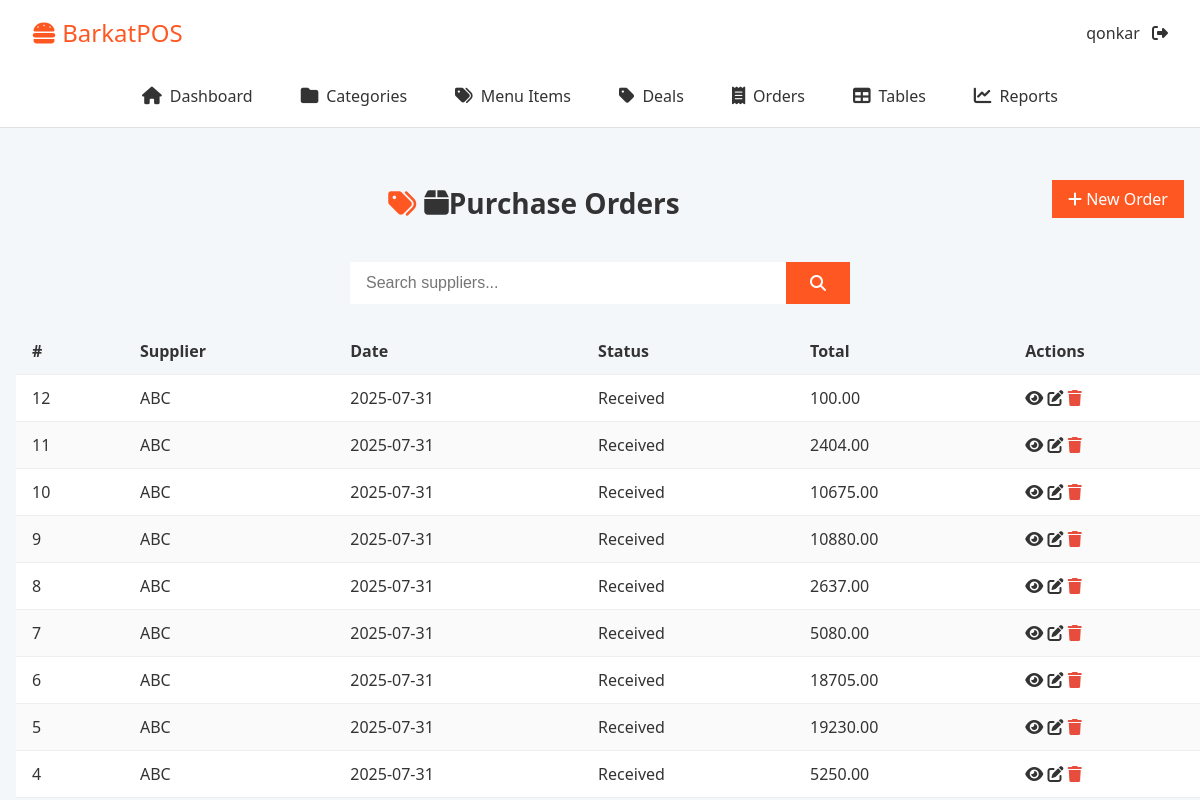
/purchase-orders/ (signed in), run on an earlier commit of the app's database.
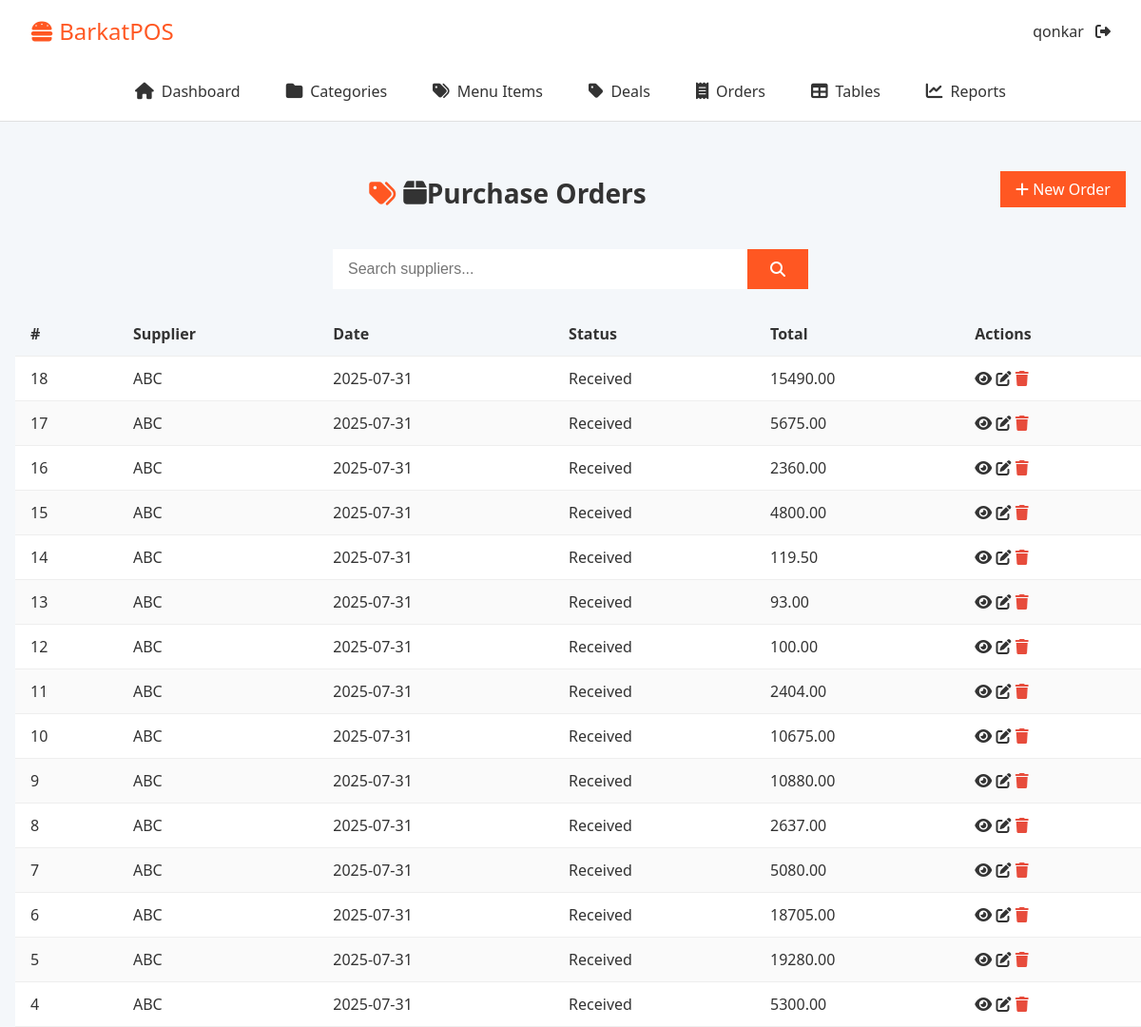
And on a later commit of the database.
### core/models.py (models this page shows, shortened)
class PurchaseOrder(models.Model):
    supplier   = models.ForeignKey(Supplier, on_delete=models.PROTECT, related_name="purchase_orders")
    created_by = models.ForeignKey(
        settings.AUTH_USER_MODEL,
        on_delete=models.PROTECT,
        related_name="purchase_orders"
    )
    created_at  = models.DateTimeField(auto_now_add=True)
    total_cost  = models.DecimalField(max_digits=10, decimal_places=2, default=0)
    status      = models.CharField(max_length=20,
                                   choices=[('pending','Pending'),
                                            ('received','Received')],
                                   default='received')

class Supplier(models.Model):
    name = models.CharField(max_length=200, unique=True)
    contact_number = models.CharField(max_length=20, blank=True, null=True)
    email = models.EmailField(blank=True, null=True)
    address = models.TextField(blank=True, null=True)
    created_at = models.DateTimeField(auto_now_add=True)

### core/views.py (the view)
# urls.py: path('purchase-orders/', PurchaseOrderListView.as_view(), name='purchase_order_list'),
class PurchaseOrderListView(LoginRequiredMixin, ListView):
    model = PurchaseOrder
    template_name = 'purchase_orders/purchaseorder_list.html'
    context_object_name = 'orders'
    paginate_by = 20
    def get_queryset(self):
        qs = super().get_queryset().select_related('supplier','created_by').order_by('-created_at')
        q = self.request.GET.get('q')
        if q:
            return qs.filter(supplier__name__icontains=q)
        return qs

### core/templates/purchase_orders/purchaseorder_list.html (shortened to what this page needs)
{% extends 'base.html' %}
{% block content %}
<div class="page-header">
  <h1><i class="fa fa-box"></i> Purchase Orders</h1>
  <a href="{% url 'purchase_order_create' %}" class="btn">
    <i class="fa fa-plus"></i> New Order
  </a>
</div>
<form class="search-bar">
  <input name="q" placeholder="Search suppliers..." value="{{ request.GET.q|default:'' }}">
  <button type="submit"><i class="fa fa-search"></i></button>
</form>
<table class="table">
  <thead>
    <tr>
      <th>#</th><th>Supplier</th><th>Date</th><th>Status</th><th>Total</th><th>Actions</th>
    </tr>
  </thead>
  <tbody>
    {% for o in orders %}
    <tr id="po-{{ o.pk }}">
      <td>{{ o.id }}</td>
      <td>{{ o.supplier.name }}</td>
      <td>{{ o.created_at|date:"Y-m-d" }}</td>
      <td>{{ o.get_status_display }}</td>
      <td>{{ o.total_cost }}</td>
      <td>
        <a href="{% url 'purchase_order_detail' o.pk %}"><i class="fa fa-eye"></i></a>
        <a href="{% url 'purchase_order_edit' o.pk %}"><i class="fa fa-edit"></i></a>
        <button class="btn-delete" data-url="{% url 'purchase_order_delete' o.pk %}">
          <i class="fa fa-trash"></i>
        </button>
      </td>
    </tr>
    {% empty %}
    <tr><td colspan="6">No purchase orders.</td></tr>
    {% endfor %}
  </tbody>
</table>
{% endblock %}

What changed in the data, as far as the page shows it:
added PurchaseOrder: id "18", supplier.name "ABC", created_at "2025-07-31", status "Received", total_cost "15490.00"
added PurchaseOrder: id "17", supplier.name "ABC", created_at "2025-07-31", status "Received", total_cost "5675.00"
added PurchaseOrder: id "16", supplier.name "ABC", created_at "2025-07-31", status "Received", total_cost "2360.00"
added PurchaseOrder: id "15", supplier.name "ABC", created_at "2025-07-31", status "Received", total_cost "4800.00"
added PurchaseOrder: id "14", supplier.name "ABC", created_at "2025-07-31", status "Received", total_cost "119.50"
added PurchaseOrder: id "13", supplier.name "ABC", created_at "2025-07-31", status "Received", total_cost "93.00"
changed PurchaseOrder id 5: total_cost "19230.00" → "19280.00"
changed PurchaseOrder id 4: total_cost "5250.00" → "5300.00"
